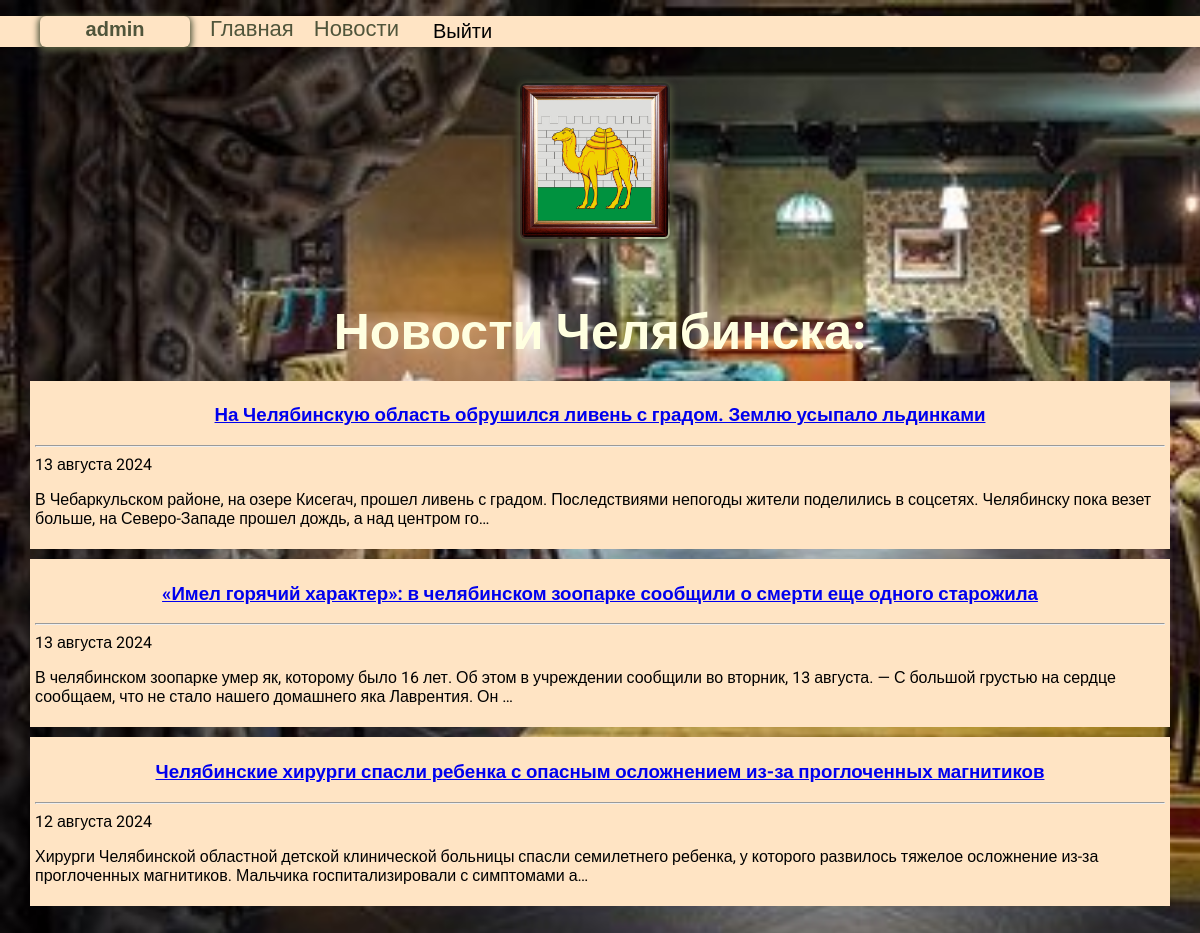
Page /news/ (signed in) on the committed database.
### bars/models.py (models this page shows, shortened)
class News(models.Model):
    title = models.CharField(max_length=400)
    text = models.TextField()
    date = models.DateField()

### bars/views.py (the view)
# urls.py: path('news/', views.news, name='news'),
def news(request):
    news = News.objects.all()
    return render(request, 'bars/news.html', {'news': news})

### bars/templates/bars/news.html
{%extends 'bars/base.html'%}
{%load static%}
{%block content%}
<h2>Новости Челябинска:</h2>
{% for new in news %}
<div class="n_box">
    <h3><a href="{%url 'selectnew' new.id%}">{{new.title}}</a></h3><hr>
    <h7>{{new.date|date:'d E Y'}}</h7>
    <p>{{new.text|truncatechars:200}}</p>
</div>
{%endfor%}
{%endblock%}

### bars/templates/bars/base.html (shortened to what this page needs)
<!DOCTYPE html>
{%load static%}
<html lang="en">
<head>
    <link rel="stylesheet" href="{%static 'css/style.css'%}">
</head>
<body>
<div class="menu">
    <ul>
        {%if user.is_authenticated %}
                <li class="logo">{{user.username}}</li>
        <li><a href="{% url 'index'%}">Главная</a></li>
                <li><a href="{%url 'news'%}">Новости</a></li>
                <li><form action="{%url 'logoutuser'%}" method="post">{%csrf_token%} <button class="top">Выйти</button></form></li>
            {%else%}
        <li><a href="{% url 'index'%}">Главная</a></li>
            <li><a href="{%url 'signupuser'%}">Зарегистрироваться</a> </li>
            <li><a href="{%url 'loginuser'%}">Войти</a> </li>
            {%endif%}
    </ul>
</div>
<div class="content">
    <div class="wrap">
        <div class="img"><a href="{%url 'index' %}">
    <img src="{%static 'bars/logo.jpg' %}" class="logo"></a>
</div>
{%block content%}
{%endblock%}
    </div>
</div>
</body>
</html>

### bars/static/css/style.css (style rules this page uses)
body { background-image: url("../bars/bg.jpg"); background-size: cover; padding: 0; margin: 0; font-family: "Roboto", sans-serif; }
.wrap { max-width: 1600px; margin: 0 auto; padding: 20px; box-sizing: border-box; }
.img+h2, .text h2 { text-align: center; margin: 20px 0; font-size: 50px; color: lightyellow; }
.img { text-align: center; margin-bottom: 60px; }
.logo { width: 150px; }
.n_box { background-color: bisque; padding: 5px; box-sizing: border-box; margin: 10px; }
.n_box>h3 { text-align: center; }
.menu { background-color: bisque; }
.menu ul { list-style: none; display: flex; }
.menu ul>li a { padding: 10px; text-decoration: none; font-size: 22px; color: #50553b; }
.menu button { padding: 4px 24px; margin-top: 0; background: transparent; border: 0; cursor: pointer; box-shadow: inset 0 0 0 0 transparent; font-size: 20px; }
h1,h2,h3 { color: bisque; }
.logo { font-family: Arial, Helvetica, sans-serif; font-size: 20px; font-weight: bold; color: #50553b; box-shadow: 0 2px 6px 2px #50553b; border-radius: 6px; padding: 2px; box-sizing: border-box; text-align: center; margin-right: 10px; }

### rows in the picture
News: title "На Челябинскую область обрушился ливень с градом. Землю усыпало льдинками", date "13 августа 2024", text "В Чебаркульском районе, на озере Кисегач, прошел ливень с градом. Последствиями непогоды жители поделились в соцсетях. Челябинску пока везет больше, на Северо-Западе прошел дождь, а над центром го…"
News: title "«Имел горячий характер»: в челябинском зоопарке сообщили о смерти еще одного старожила", date "13 августа 2024", text "В челябинском зоопарке умер як, которому было 16 лет. Об этом в учреждении сообщили во вторник, 13 августа. — С большой грустью на сердце сообщаем, что не стало нашего домашнего яка Лаврентия. Он …"
News: title "Челябинские хирурги спасли ребенка с опасным осложнением из-за проглоченных магнитиков", date "12 августа 2024", text "Хирурги Челябинской областной детской клинической больницы спасли семилетнего ребенка, у которого развилось тяжелое осложнение из-за проглоченных магнитиков. Мальчика госпитализировали с симптомами а…"

### other values in the picture
{{ user.username }} "admin"
